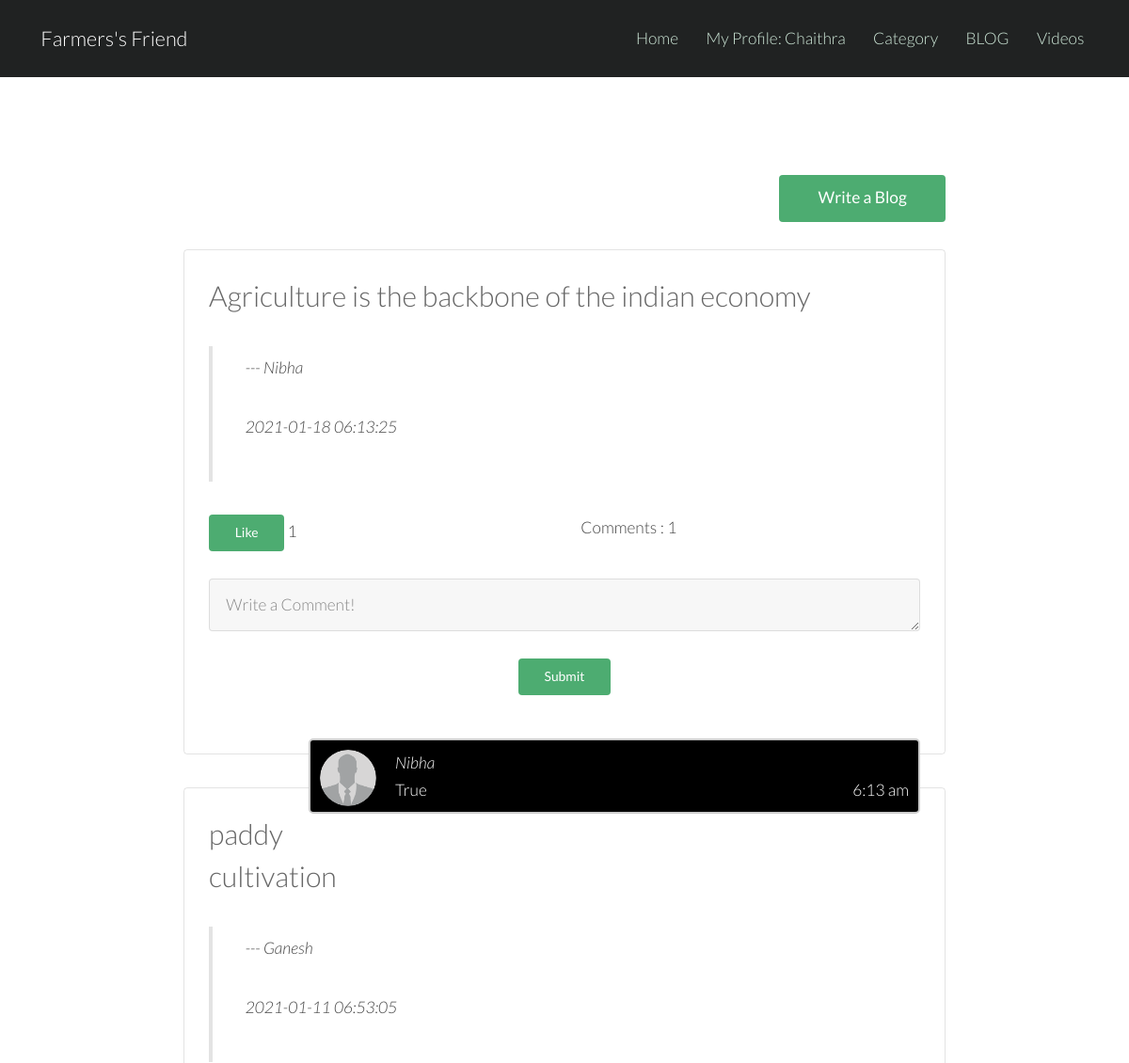
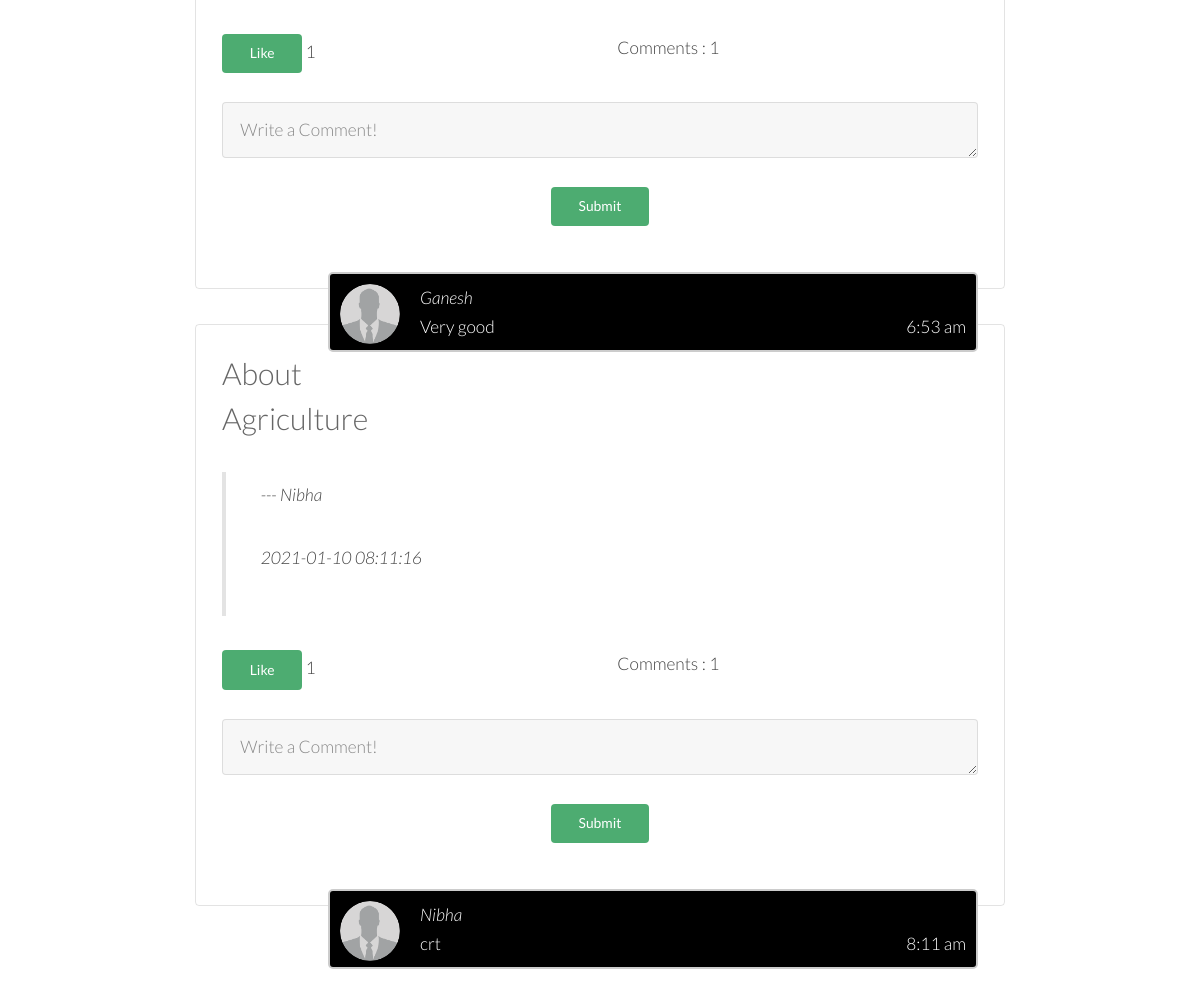
Screenshot of /blogView.php (signed in) with the database file from the repository (2 pictures, top to bottom).
### tables this page shows
CREATE TABLE `blogdata` (
  `blogId` int(10) NOT NULL,
  `blogUser` varchar(256) NOT NULL,
  `blogTitle` varchar(256) NOT NULL,
  `blogContent` longtext NOT NULL,
  `blogTime` timestamp NOT NULL DEFAULT current_timestamp(),
  `likes` int(10) NOT NULL DEFAULT 0
);

CREATE TABLE `blogfeedback` (
  `blogId` int(10) NOT NULL,
  `comment` varchar(256) NOT NULL,
  `commentUser` varchar(256) NOT NULL,
  `commentPic` varchar(256) NOT NULL DEFAULT 'profile0.png',
  `commentTime` timestamp NOT NULL DEFAULT current_timestamp()
);

### blogView.php (the view, shortened to what this page needs)
<?php
	require 'db.php';
	$sql = "SELECT * FROM blogdata ORDER BY blogId DESC";
	$result = mysqli_query($conn, $sql);
	function formatDate($date)
	{
		return date('g:i a', strtotime($date));
	}
?>
<!DOCTYPE HTML>
<html>
	<head>
        <link href="bootstrap\css\bootstrap.min.css" rel="stylesheet">
		<link rel="stylesheet" href="css/skel.css" />
		<link rel="stylesheet" href="css/style.css" />
		<link rel="stylesheet" href="css/style-xlarge.css" />
		<link rel="stylesheet" href="Blog/commentBox.css" />
	</head>
	<body class="subpage">
		<?php
			require 'menu.php';
		?>
			<section id="main" class="wrapper">
				<div class="inner">
					<div class="container" style="width: 70%">
					<div class="row uniform">
						<div class="9u 12u$(small)">
						</div>
						<div class="3u 12u$(small)">
							<a href="blogWrite.php" class="button special fit"><span class="glyphicon glyphicon-pencil"></span> Write a Blog</a>
						</div>
					</div>
					<br />
					<?php
						while($row = $result->fetch_array()) :
							$id = $row['blogId'];
							$sql = "SELECT * FROM blogfeedback WHERE blogId = '$id'";
							$result1 = mysqli_query($conn, $sql);
							$numComment = mysqli_num_rows($result1);
					?>
					<div class="box">
						<h2><?= $row['blogTitle']; ?></h2>
						<blockquote>
							<p>--- <?= $row['blogUser']; ?></p>
							<p><?= $row['blogTime']; ?></p>
						</blockquote>
						<form method="post" action="blogView.php">
							<div class="row">
								<div class="6u 12u$(xsmall)">
									<button class = "button special small" name="<?php echo 'like'.$id; ?>">
									<span class="glyphicon glyphicon-thumbs-up"></span> Like</button>
									<span><?= $row['likes']?></span>
								</div>
								<div class="6u 12u$(xsmall)">
									<span class="glyphicon glyphicon-pencil"></span> Comments : <?= $numComment ?></button>
								</div>
								<div class="12u$">
									<br>
									<textarea name="comment" id="comment" rows="1" placeholder="Write a Comment!"></textarea>
								</div>
								<div class="12u$">
									<center>
									<br>
									<input type="submit" name="<?php echo 'submit'.$id; ?>" class="button special small" value="Submit"/>
									</center>
								</div>
							</div>
						</form>
						<?php
							if($result1) :
								while($row1 = $result1->fetch_array()) :
						?>
							<div class="con darker">
								<img src="<?php echo 'images/profileImages/'.$row1['commentPic']?>" alt="Avatar"><span><em><?= $row1['commentUser']; ?></em></span>
								<br>
								<?= $row1['comment']; ?>
								<span class="time-right"><?= formatDate($row1['commentTime']); ?></span>
							</div>
							<?php endwhile; ?>
						<?php endif; ?>
					</div>
					<?php endwhile; ?>
				</div>
			</section>
	</body>
</html>

### menu.php
<?php
	if(isset($_SESSION['logged_in']) AND $_SESSION['logged_in'] == 1)
	{
		$loginProfile = "My Profile: ". $_SESSION['Username'];
		$logo = "glyphicon glyphicon-user";
		if($_SESSION['Category']!= 1)
		{
			$link = "Login/profile.php";
		}
		else {
				$link = "profileView.php";
		}
	}
	else
	{
		$loginProfile = "Login";
		$link = "index.php";
		$logo = "glyphicon glyphicon-log-in";
	}
?>
<!DOCTYPE html>
			<header id="header">
				<h1><a href="index.php">Farmers's Friend</a></h1>
				<nav id="nav">
					<ul>
						<li><a href="index.php"><span class="glyphicon glyphicon-home"></span> Home</a></li>
						<li><a href="<?= $link; ?>"><span class="<?php echo $logo; ?>"></span><?php echo" ". $loginProfile; ?></a></li>
						<li><a href="market.php"><span class="glyphicon glyphicon-grain">Category</a></li>
						<li><a href="blogView.php"><span class="glyphicon glyphicon-comment"> BLOG</a></li>
						<li><a href="allvideos.php"><span class="glyphicon glyphicon-comment">Videos</a>
					</ul>
				</nav>
			</header>
	</body>
</html>

### css/skel.css (style rules this page uses)
html,body,div,span,applet,object,iframe,h1,h2,h3,h4,h5,h6,p,blockquote,pre,a,abbr,acronym,address,big,cite,code,del,dfn,em,img,ins,kbd,q,s,samp,small,strike,strong,sub,sup,tt,var,b,u,i,center,dl,dt,dd,ol,ul,li,fieldset,form,label,legend,table,caption,tbody,tfoot,thead,tr,th,td,article,aside,canvas,details,embed,figure,figcaption,footer,header,hgroup,menu,nav,output,ruby,section,summary,time,mark,audio,video { margin:0;padding:0;border:0;font-size:100%;font:inherit;vertical-align:baseline; }
article,aside,details,figcaption,figure,footer,header,hgroup,menu,nav,section { display:block; }
body { line-height:1; }
ol,ul { list-style:none; }
blockquote,q { quotes:none; }
blockquote:before,blockquote:after,q:before,q:after { content:'';content:none; }
body { -webkit-text-size-adjust:none }
*, *:before, *:after { -moz-box-sizing: border-box; -webkit-box-sizing: border-box; box-sizing: border-box; }
body { min-width: 1200px; }
.container { margin-left: auto; margin-right: auto; width: 1200px; }
.row { border-bottom: solid 1px transparent; }
.row > * { float: left; }
.row:after, .row:before { content: ''; display: block; clear: both; height: 0; }
.row.uniform > * > :first-child { margin-top: 0; }
.row.uniform > * > :last-child { margin-bottom: 0; }
.row > * { padding: 0 0 0 2em; }
.row { margin: 0 0 0 -2em; }
.row.uniform > * { padding: 2em 0 0 2em; }
.row.uniform { margin: -2em 0 0 -2em; }
.\31 2u, .\31 2u\24, .\31 2u\28 1\29, .\31 2u\24\28 1\29 { width: 100%; clear: none; }
.\39 u, .\39 u\24, .\39 u\28 1\29, .\39 u\24\28 1\29 { width: 75%; clear: none; }
.\36 u, .\36 u\24, .\36 u\28 1\29, .\36 u\24\28 1\29 { width: 50%; clear: none; }
.\33 u, .\33 u\24, .\33 u\28 1\29, .\33 u\24\28 1\29 { width: 25%; clear: none; }
.\31 2u\24 + *, .\31 2u\24\28 1\29 + *, .\31 1u\24 + *, .\31 1u\24\28 1\29 + *, .\31 0u\24 + *, .\31 0u\24\28 1\29 + *, .\39 u\24 + *, .\39 u\24\28 1\29 + *, .\38 u\24 + *, .\38 u\24\28 1\29 + *, .\37 u\24 + *, .\37 u\24\28 1\29 + *, .\36 u\24 + *, .\36 u\24\28 1\29 + *, .\35 u\24 + *, .\35 u\24\28 1\29 + *, .\34 u\24 + *, .\34 u\24\28 1\29 + *, .\33 u\24 + *, .\33 u\24\28 1\29 + *, .\32 u\24 + *, .\32 u\24\28 1\29 + *, .\31 u\24 + *, .\31 u\24\28 1\29 + * { clear: left; }

### css/style-xlarge.css (style rules this page uses)
body, input, select, textarea { font-size: 13pt; }

### Blog/commentBox.css (style rules this page uses)
.con { border: 2px solid #dedede; background-color: #f1f1f1; border-radius: 5px; padding: 10px; margin: 10px 0; color: #fff; width: 650px; height:80px; word-wrap:break-word; }
.darker { border-color: #ccc; background-color: #000; float: right; }
.con::after { content: ""; clear: both; display: table; }
.con img { float: left; max-width: 60px; width: 80%; margin-right: 20px; border-radius: 50%; }
.time-right { position: relative; float: right; color: #fff; }

### css/style-large.css (style rules this page uses)
body, input, select, textarea { font-size: 13pt; }

### rows the page displays
blogdata: blogTitle "Agriculture is the backbone of the indian economy", blogUser "Nibha", blogTime "2021-01-18 06:13:25", likes "1", numComment "1"
blogfeedback: commentPic (picture), commentUser "Nibha", comment "True", commentTime "6:13 am"
blogdata: blogTitle "paddy cultivation", blogUser "Ganesh", blogTime "2021-01-11 06:53:05", likes "1", numComment "1"
blogfeedback: commentPic (picture), commentUser "Ganesh", comment "Very good", commentTime "6:53 am"
blogdata: blogTitle "About Agriculture", blogUser "Nibha", blogTime "2021-01-10 08:11:16", likes "1", numComment "1"
blogfeedback: commentPic (picture), commentUser "Nibha", comment "crt", commentTime "8:11 am"

### other values shown
$loginProfile "My Profile: Chaithra"
